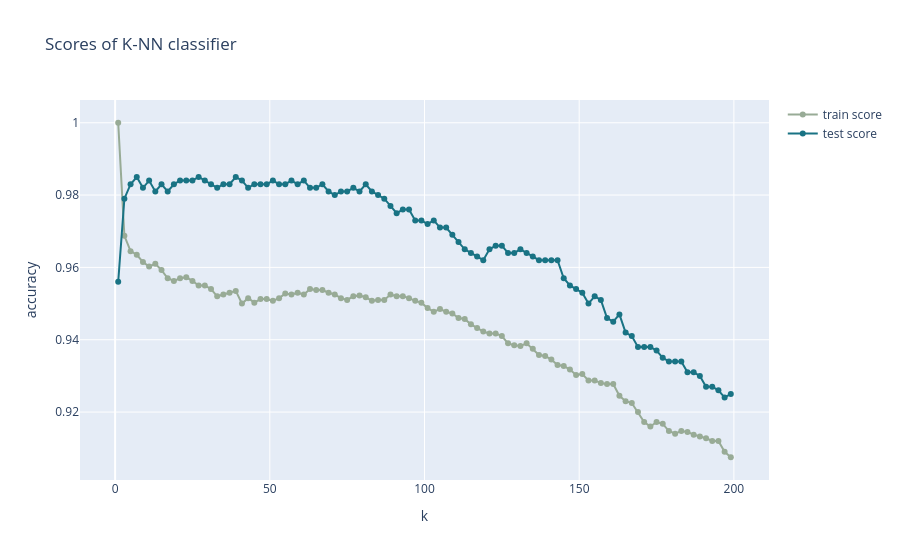

The code cell stored with this chart in its notebook:
### Code cell
train_scores = []
test_scores = []
for k in k_range:
    model = KNeighborsClassifier(k)
    model.fit(X_noisy, y_noisy)
    train_scores.append(model.score(X_noisy, y_noisy))
    test_scores.append(model.score(X_test, y_test))
    
    
go.Figure([go.Scatter(x=list(k_range), y=train_scores, mode='markers + lines', marker_color='rgb(152,171,150)', name=r'train score'), 
          go.Scatter(x=list(k_range), y=test_scores, mode='markers + lines', marker_color='rgb(25,115,132)', name=r'test score')])\
.update_layout(title="Scores of K-NN classifier", xaxis_title='k', yaxis_title='accuracy').show()
